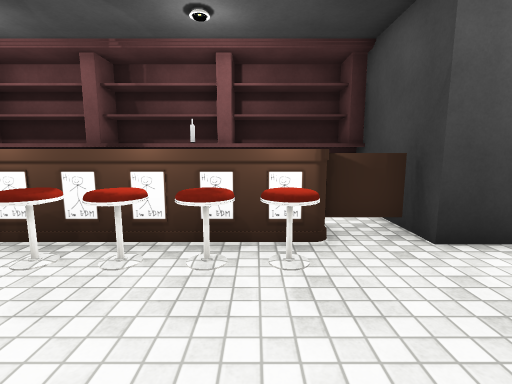
view 1 (above)

12 first-person views from a walk through a Unity game level. The camera is 1.4 m above the floor, tilts 8° down and sees 85° across. The floor is counted in squares, 1 m on a side. Each view is taken from the middle of a square. On the plan, view 1 faces up. The plan holds only what a view shows up to about 14 squares ahead; the rest is blank. The place goes on beyond the plan. The player character is not drawn. Some animated figures are left out. Some surface patterns are stand-ins.

view 2
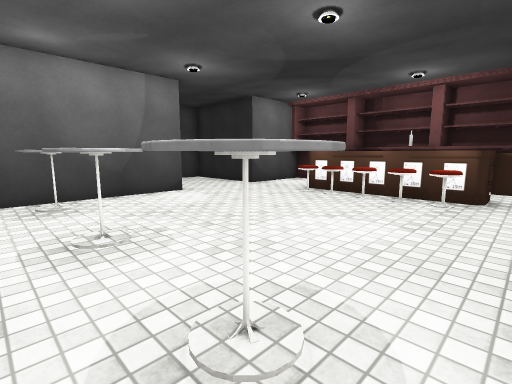

view 3
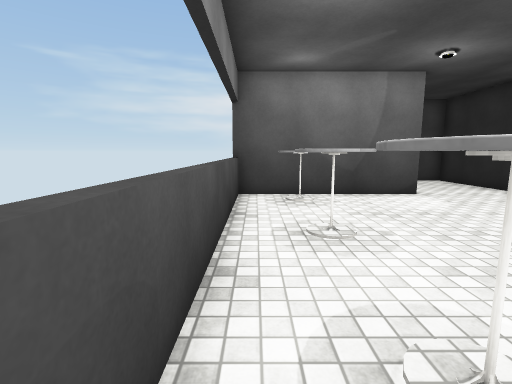

view 4
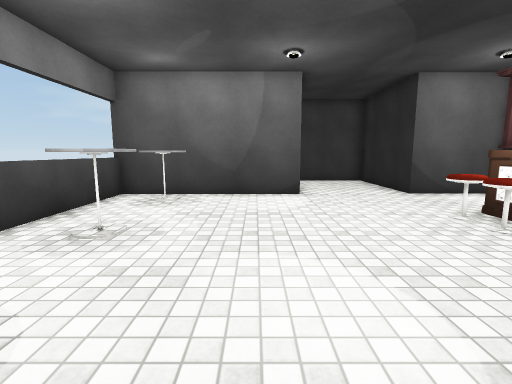

view 5
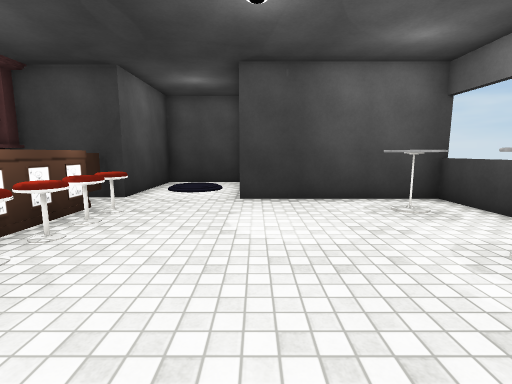

view 6
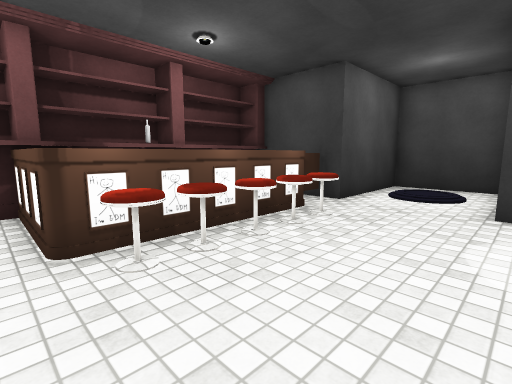

view 7
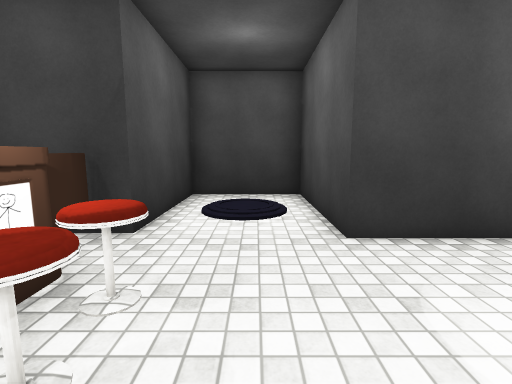

view 8
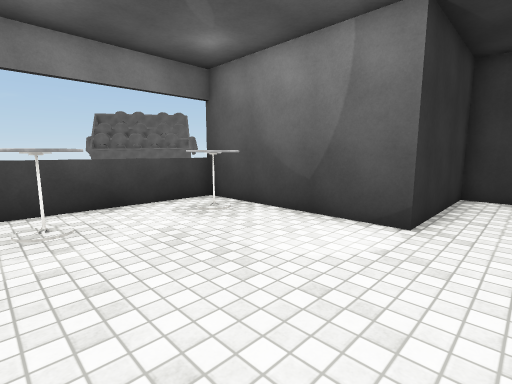

view 9
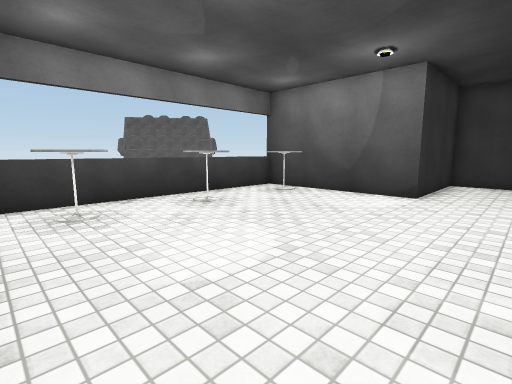

view 10
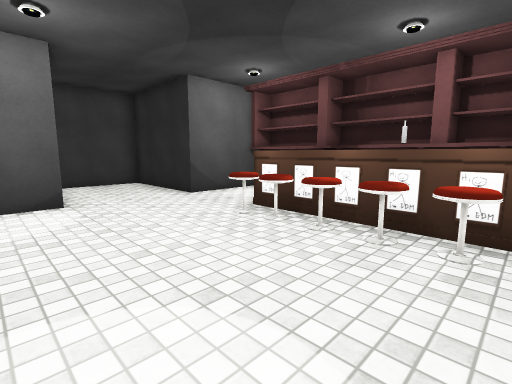

view 11
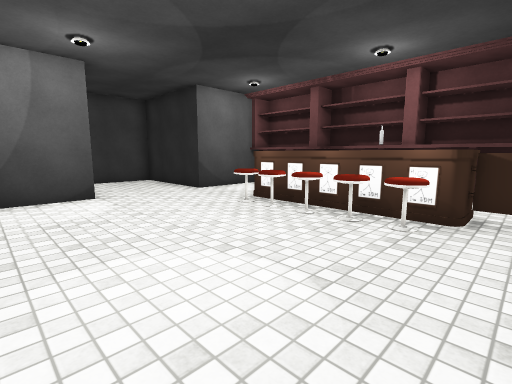

view 12
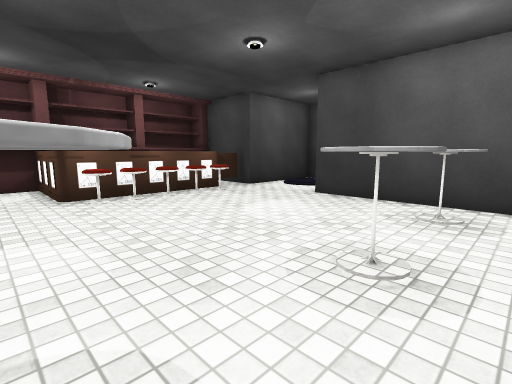

### Floor plan
Key: @ floor where view 1 was taken; # wall or solid block; . main floor; : floor 0.25 m higher than the main floor; / step, stairs or slope; = window, fence, low wall or low ledge; ^ raised ledge; O other object.
Columns run from 12 left of view 1 to 8 right of it. Each row starts with its distance up from view 1.
  8     # #######  #
  7     ####^#######
  6     #...^    ..#
  5     #...^    ^=#
  4 #####...OOOOOO.######
  3 #.......OOOOOO..//..#
  2 #...............:/..#
  1 #...................#
  0 #####.......@..######
 -1     #..........#
 -2     #..........#
 -3     #.O..O..OO.#
 -4     #OO..OO.OO.#
 -5     #..........#
 -6     #==========#

Where each view was taken, in squares from view 1:
view 1: 0 up, 0 right, facing up
view 2: 5 down, 2 right, facing up-left
view 3: 5 down, 2 right, facing left
view 4: 1 down, 2 right, facing left
view 5: 0 up, 6 left, facing right
view 6: 0 up, 5 left, facing up-right
view 7: 2 up, 2 left, facing right
view 8: 2 up, 2 left, facing down-left
view 9: 3 up, 2 right, facing down-left
view 10: 1 down, 1 right, facing up-left
view 11: 2 down, 2 right, facing up-left
view 12: 5 down, 6 left, facing up-right
